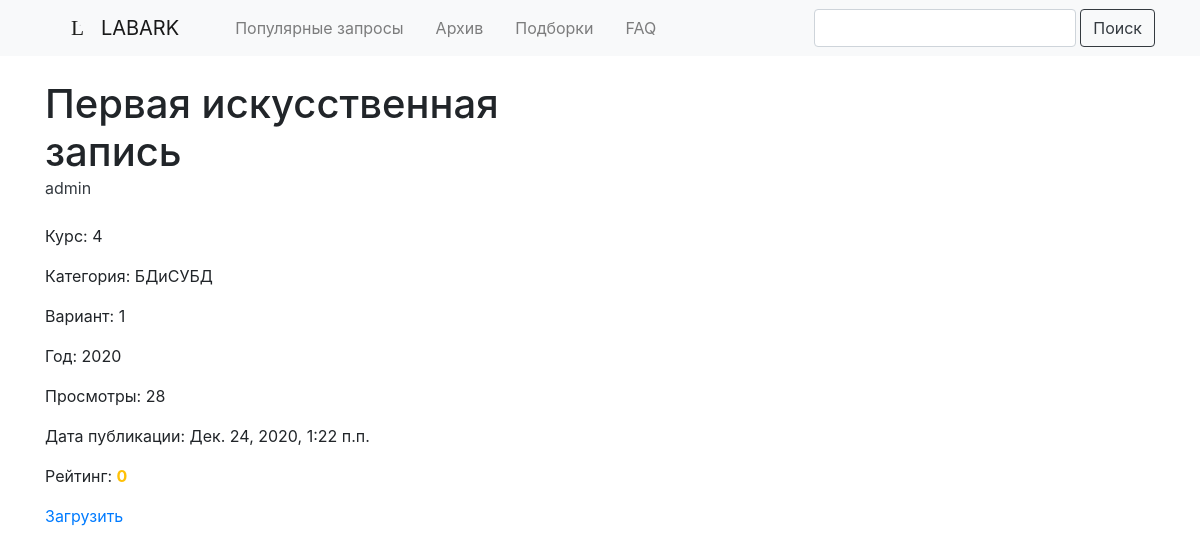
The page /details/2 on the database its author committed.
### LabArkApp/models.py (models this page shows, shortened)
class Lab(models.Model):
    name = models.CharField(max_length=50, blank=False)
    course = models.IntegerField()
    variant = models.IntegerField(default=0)
    year = models.IntegerField(default=0)
    category = models.ForeignKey(Category, on_delete=models.CASCADE)
    author = models.ForeignKey(User, on_delete=models.CASCADE)
    views = models.IntegerField(default=0)
    upload_time = models.DateTimeField(auto_now_add=True)
    file = models.FileField(upload_to="files")
    rating = models.IntegerField(default=0)
    class Meta:
        ordering = ["-id"]

class Category(models.Model):
    name = models.CharField(max_length=50, blank=False, unique=True)
    downloads = models.IntegerField(default=0)

### LabArkApp/views.py (the view)
# urls.py: re_path(r'^details/(?P<pk>\d+?)', LA.details, name="details"),
def details(request, pk):
    lab = get_object_or_404(Lab, id=pk)
    lab.views += 1
    lab.save()
    return render(request, "lab_view.html", context={
        "lab_object": lab,
    })

### templates/lab_view.html (shortened to what this page needs)
{% extends 'base.html' %}
{% block content %}
<div class="row mt-4">
    <div class="col-6">
        <h1 class="mb-0">{{ lab_object.name }}</h1>
        <a href="{% url 'profile_view' lab_object.author.pk %}" class="text-dark">{{ lab_object.author.get_username }}</a>
        <p class="mt-4">Курс: {{ lab_object.course }}</p>
        <p>Категория: {{ lab_object.category.name }}</p>
        <p>Вариант: {{ lab_object.variant }}</p>
        <p>Год: {{ lab_object.year }}</p>
        <p>Просмотры: {{ lab_object.views }}</p>
        <p>Дата публикации: {{ lab_object.upload_time }}</p>
        <p>Рейтинг: <strong {% if lab_object.rating > 0 %} class="text-success"> +{{ lab_object.rating }} {% elif lab_object.rating == 0 %} class="text-warning"> {{ lab_object.rating }} {% else %} class="text-danger"> -{{ lab_object.rating }} {% endif %}</strong></p>
        <a href="{{ lab_object.file.url }}">Загрузить</a>
    </div>
</div>
{% endblock %}

### rows shown on the page
Lab: name "Первая искусственная запись", author.get_username "admin", course "4", category.name "БДиСУБД", variant "1", year "2020", views "28", upload_time "Дек. 24, 2020, 1:22 п.п.", rating "0"
